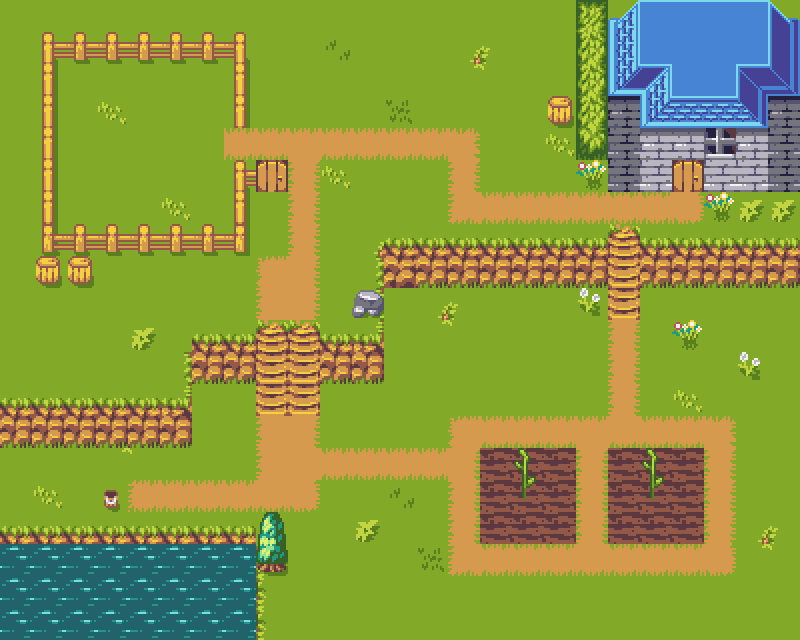

A 2D game scene composited from a Tiled map and its tileset images. What follows is a short description and the map's XML, with every tile layer's data as written:
An orthogonal 25x20 tile map with 32x32 px tiles, 2 tile layers (Ground, CollisionObjects).

<map version="1.10" tiledversion="1.10.2" orientation="orthogonal" renderorder="right-down" width="25" height="20" tilewidth="32" tileheight="32" infinite="0" nextlayerid="5" nextobjectid="4">
 <tileset firstgid="1" name="environment" tilewidth="32" tileheight="32" tilecount="140" columns="20">
  <image source="environment.png" width="640" height="224" />
 </tileset>
 <layer id="1" name="Ground" width="25" height="20">
  <data encoding="csv">
46,46,46,46,46,46,46,46,46,46,46,46,46,46,46,46,46,46,46,46,46,46,46,46,46,
46,46,46,46,46,46,46,46,46,46,29,46,46,46,48,49,46,46,46,46,46,46,46,46,46,
46,46,46,46,46,46,46,46,46,46,46,46,46,46,68,69,46,46,46,46,46,46,46,46,46,
46,46,46,8,46,46,46,46,46,46,46,46,28,46,46,46,46,46,46,46,46,46,46,46,46,
46,46,46,46,46,46,46,84,84,82,84,84,84,84,83,46,46,8,46,46,46,46,46,46,46,
46,46,46,46,46,46,46,46,46,85,8,46,46,46,85,46,46,46,42,46,46,46,46,46,46,
46,46,46,46,46,8,46,46,46,85,46,46,46,46,121,84,84,84,84,84,84,123,42,44,44,
46,46,46,46,46,46,46,46,46,85,46,48,66,66,66,66,66,66,66,91,66,66,66,66,66,
46,46,46,46,46,46,46,46,81,103,46,47,69,46,46,46,28,46,46,89,46,46,46,46,46,
46,46,46,46,46,46,46,46,101,103,46,47,46,48,49,46,46,46,41,89,46,46,46,46,46,
46,46,46,46,44,46,66,66,91,91,66,67,46,68,69,46,46,46,46,85,46,42,46,46,46,
46,46,46,46,46,47,46,46,89,89,46,46,46,46,46,46,46,46,46,85,46,46,46,41,46,
66,66,66,66,66,67,46,46,89,89,46,46,46,46,46,46,46,46,46,85,46,8,46,46,46,
46,46,46,48,49,46,46,46,101,103,46,46,46,46,81,84,84,84,82,122,84,84,83,46,46,
46,46,46,68,69,46,46,46,101,102,84,84,84,84,103,6,6,6,85,6,6,6,85,46,46,
46,8,46,46,88,84,84,84,122,123,46,46,29,46,85,6,6,6,85,6,6,6,85,46,46,
66,66,66,66,66,66,66,66,46,46,46,44,46,46,85,6,6,6,85,6,6,6,85,48,49,
46,46,46,46,46,46,46,46,45,46,46,46,46,28,121,84,84,84,122,84,84,84,123,68,69,
46,46,46,46,46,46,46,46,45,46,46,46,46,46,46,46,46,46,46,46,46,46,46,46,46,
46,46,46,46,46,46,46,46,45,46,46,46,46,46,46,46,46,46,46,46,46,46,46,46,46
</data>
 </layer>
 <layer id="2" name="CollisionObjects" width="25" height="20">
  <data encoding="csv">
0,0,0,0,0,0,0,0,0,0,0,0,0,0,0,0,0,0,33,34,35,36,37,38,39,
0,126,105,105,105,105,105,125,0,0,0,0,0,0,0,0,0,0,53,54,55,56,57,58,59,
0,104,0,0,0,0,0,104,0,0,0,0,0,0,0,0,0,0,53,74,75,76,77,78,79,
0,104,0,0,0,0,0,104,0,0,0,0,0,0,0,0,0,43,53,19,95,96,97,98,19,
0,104,0,0,0,0,0,0,0,0,0,0,0,0,0,0,0,0,73,20,17,17,16,17,20,
0,104,0,0,0,0,0,126,60,0,0,0,0,0,0,0,0,0,0,20,18,60,18,18,20,
0,104,0,0,0,0,0,104,0,0,0,0,0,0,0,0,0,0,0,0,0,0,0,0,0,
0,106,105,105,105,105,105,124,0,0,0,0,0,0,0,0,0,0,0,0,0,0,0,0,0,
0,43,43,0,0,0,0,0,0,0,0,0,70,71,71,71,71,71,71,0,71,71,71,71,71,
0,0,0,0,0,0,0,0,0,0,0,24,0,0,0,0,0,0,0,0,0,0,0,0,0,
0,0,0,0,0,0,0,0,0,0,0,67,0,0,0,0,0,0,0,0,0,0,0,0,0,
0,0,0,0,0,0,71,71,0,0,71,71,0,0,0,0,0,0,0,0,0,0,0,0,0,
0,0,0,0,0,67,0,0,0,0,0,0,0,0,0,0,0,0,0,0,0,0,0,0,0,
71,71,71,71,71,71,0,0,0,0,0,0,0,0,0,0,0,0,0,0,0,0,0,0,0,
0,0,0,0,0,0,0,0,0,0,0,0,0,0,0,0,3,0,0,0,3,0,0,0,0,
0,0,0,2,0,0,0,0,0,0,0,0,0,0,0,0,23,0,0,0,23,0,0,0,0,
0,0,0,0,0,0,0,0,109,0,0,0,0,0,0,0,0,0,0,0,0,0,0,0,0,
14,14,14,14,14,14,14,14,129,0,0,0,0,0,0,0,0,0,0,0,0,0,0,0,0,
14,14,14,14,14,14,14,14,0,0,0,0,0,0,0,0,0,0,0,0,0,0,0,0,0,
14,14,14,14,14,14,14,14,0,0,0,0,0,0,0,0,0,0,0,0,0,0,0,0,0
</data>
 </layer>
 <objectgroup id="3" name="Collision" />
</map>